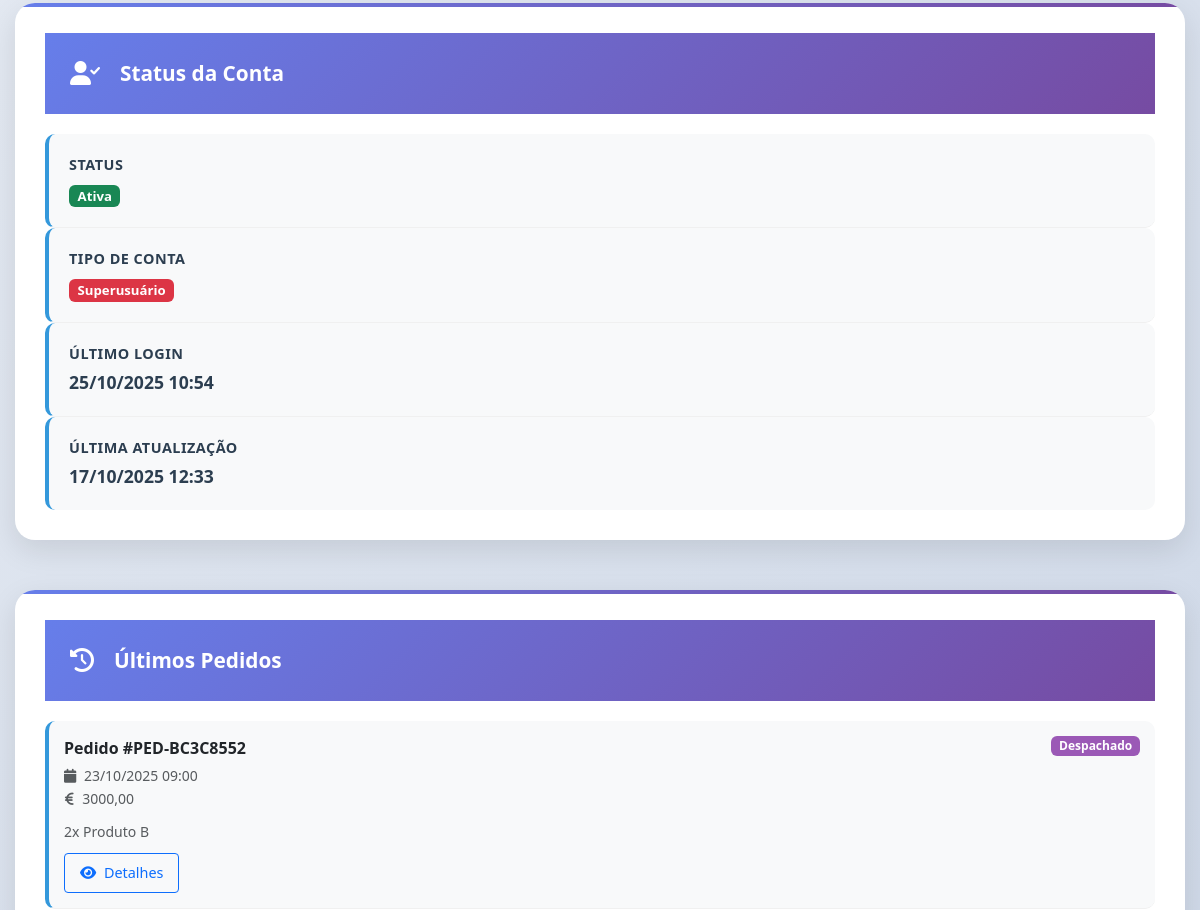
The app's page /register/perfil/ (signed in, middle part), older data.
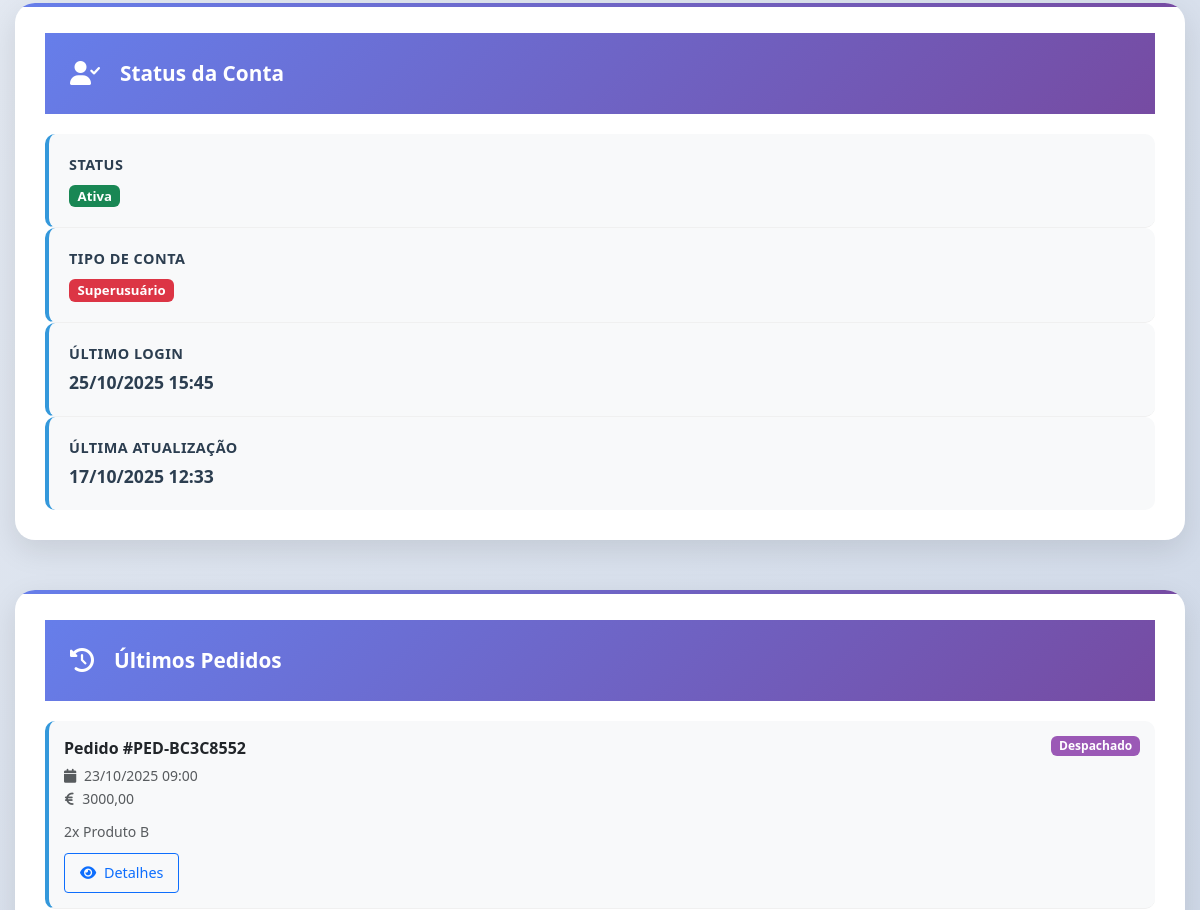
The same page, newer data.
### conta/models.py (models this page shows, shortened)
class Usuario(AbstractUser):
    username = models.CharField(
        max_length=150,
        unique=True,
        blank=True,
        null=True
    )
    email = models.EmailField('E-mail', unique=True)
    nome = models.CharField('Nome Completo', max_length=100)
    telemovel = models.CharField('Telemóvel', max_length=15, blank=True, null=True)
    cpf = models.CharField('CPF', max_length=14, unique=True)
    data_nascimento = models.DateField('Data de Nascimento', blank=True, null=True)
    bairro = models.CharField('Bairro', max_length=100, blank=True, null=True)
    cidade = models.CharField('Cidade', max_length=100, blank=True, null=True)
    provincia = models.CharField('Província', max_length=50, blank=True, null=True)
    municipio = models.CharField('Município', max_length=50, blank=True, null=True)
    foto_perfil = models.ImageField(
        'Foto de Perfil',
        upload_to='avatars/%Y/%m/%d/',
        blank=True,
        null=True
    )
    data_criacao = models.DateTimeField('Data de Criação', default=timezone.now)
    data_atualizacao = models.DateTimeField('Data de Atualização', auto_now=True)
    USERNAME_FIELD = 'email'
    REQUIRED_FIELDS = ['nome', 'cpf', 'username']
    class Meta:
        verbose_name = 'Usuário'
        verbose_name_plural = 'Usuários'
        db_table = 'conta_usuario'

### conta/views.py (the view)
# urls.py: path('perfil/', views.perfil, name='perfil'),
@login_required
@cache_page(60 * 15)  # 15 minutos de cache para perfil
@vary_on_cookie
def perfil(request):
    usuario = request.user
    from django.core.cache import cache
    cache_key = f"perfil_data_user_{usuario.id}"
    perfil_data = cache.get(cache_key)
    if perfil_data is None:
        ultimos_pedidos = PedidoEntrega.objects.filter(
            carrinho__usuario=usuario
        ).select_related('carrinho').prefetch_related('carrinho__itens__produto').order_by('-data_solicitacao')[:3]
        total_pedidos = PedidoEntrega.objects.filter(
            carrinho__usuario=usuario
        ).count()
        pedidos_entregues = PedidoEntrega.objects.filter(
            carrinho__usuario=usuario,
            estado='entregue'
        ).count()
        total_gasto = 0
        for pedido in ultimos_pedidos:
            if hasattr(pedido.carrinho, 'total'):
                total_gasto += pedido.carrinho.total
            else:
                total_gasto += sum(item.subtotal for item in pedido.carrinho.itens.all())
        perfil_data = {
            'ultimos_pedidos': ultimos_pedidos,
            'total_pedidos': total_pedidos,
            'pedidos_entregues': pedidos_entregues,
            'total_gasto': total_gasto,
        }
        cache.set(cache_key, perfil_data, 60 * 15)
    context = {
        'usuario': usuario,
        **perfil_data
    }
    return render(request, 'perfil.html', context)

### carinho/models.py (called while the page is built)
    @property
    def total_itens(self):
        cache_key = f'carrinho_{self.id}_total_itens'
        total = cache.get(cache_key)
        if total is None:
            total = self.itens.aggregate(total=models.Sum('quantidade'))['total'] or 0
            cache.set(cache_key, total, 300)  # 5 minutos
        return total

    @property
    def subtotal(self):
        cache_key = f'carrinho_{self.id}_subtotal'
        subtotal_cache = cache.get(cache_key)
        if subtotal_cache is None:
            subtotal_cache = sum(item.subtotal for item in self.itens.all())
            cache.set(cache_key, subtotal_cache, 300)  # 5 minutos
        return subtotal_cache

    @property
    def taxa_entrega(self):
        cache_key = f'carrinho_{self.id}_taxa_entrega'
        taxa = cache.get(cache_key)
        if taxa is None:
            if self.subtotal >= Decimal('5000.00'):
                taxa = Decimal('0.00')
            else:
                taxa = Decimal('1000.00')
            cache.set(cache_key, taxa, 300)  # 5 minutos
        return taxa

### conta/templates/perfil.html (shortened to what the changed rows need)
<!DOCTYPE html>
{% load static %}
{% load cache %}
<html lang="pt-br">
<head>
    <link rel="preload" href="https://cdn.jsdelivr.net/npm/bootstrap@5.3.0/dist/css/bootstrap.min.css" as="style" onload="this.onload=null;this.rel='stylesheet'">
    <link rel="preload" href="https://cdnjs.cloudflare.com/ajax/libs/font-awesome/6.0.0/css/all.min.css" as="style" onload="this.onload=null;this.rel='stylesheet'">
    <link rel="preload" href="https://unpkg.com/aos@2.3.1/dist/aos.css" as="style" onload="this.onload=null;this.rel='stylesheet'">
    {% cache 86400 css_per %}
    <link href="{% static 'css/per.css' %}" rel="stylesheet">
    {% endcache %}
</head>
<body>
    <div class="main-container">
        <div class="content-grid">
            <div class="sidebar-content">
                {% cache 300 account_status request.user.id %}
                <div class="info-card" data-aos="fade-left" data-aos-delay="300">
                    <div class="info-item">
                        <div class="info-label">Último Login</div>
                        <div class="info-value">
                            {% if usuario.last_login %}
                                {{ usuario.last_login|date:"d/m/Y H:i" }}
                            {% else %}
                                <span class="empty-field">Primeiro acesso</span>
                            {% endif %}
                        </div>
                    </div>
                    <div class="info-item">
                        <div class="info-label">Última Atualização</div>
                        <div class="info-value">{{ usuario.data_atualizacao|date:"d/m/Y H:i" }}</div>
                    </div>
                </div>
                {% endcache %}
            </div>
        </div>
    </div>
</body>
</html>

Row changes from the older to the newer data that the page shows:
changed Usuario: last_login "25/10/2025 10:54" → "25/10/2025 15:45"
